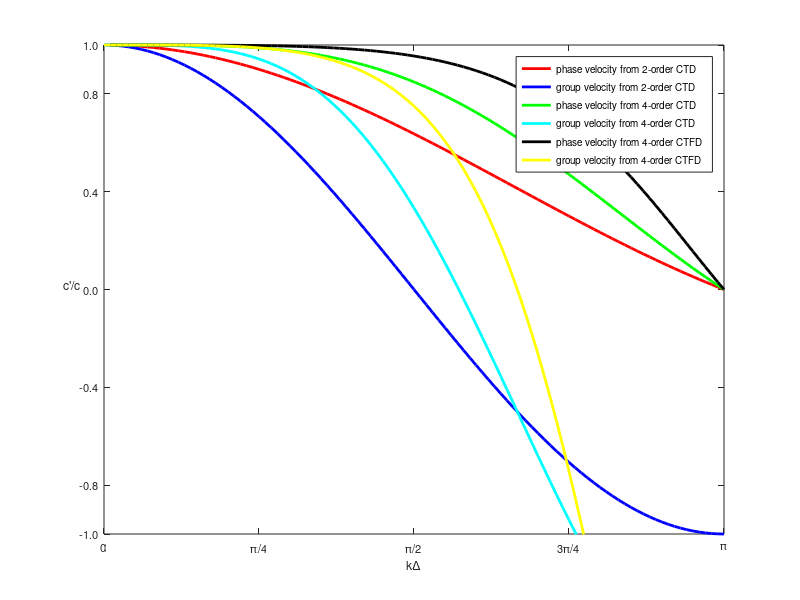

This chart was generated by the following MATLAB code:
x=0:0.01*pi:pi;
y1=(sin(x))./x;
y2=cos(x);
y3=((4-cos(x)).*sin(x))./(3.*x);
y4=(4*cos(x)-(cos(x)).^2+(sin(x)).^2)./3;
y5=3.*sin(x)./(x.*(cos(x)+2));
y6=(3.*(2.*cos(x)+1))./(2+cos(x)).^2;
plot(x,y1,'r-','LineWidth',2);hold on;
plot(x,y2,'b-','LineWidth',2);hold on;
plot(x,y3,'g-','LineWidth',2);hold on;
plot(x,y4,'c-','LineWidth',2);hold on;
plot(x,y5,'k-','LineWidth',2);hold on;
plot(x,y6,'y-','LineWidth',2);hold on;

axis([0 pi -1.0 1.0]);
set(gca,'XTick',0:pi/4:pi);
set(gca,'XtickLabel',{'0','\pi/4','\pi/2','3\pi/4','\pi'});
set(gca,'YTick',[-1.0 -0.8 -0.4 0.0 0.4 0.8 1.0]);
set(gca,'YtickLabel',{'-1.0','-0.8','-0.4','0.0','0.4','0.8','1.0'},'fontsize',8)
xlabel('k\Delta')
ylabel('c''/c','Rotation',0)
legend({'phase velocity from 2-order CTD','group velocity from 2-order CTD','phase velocity from 4-order CTD','group velocity from 4-order CTD','phase velocity from 4-order CTFD','group velocity from 4-order CTFD'},'Location','best')

